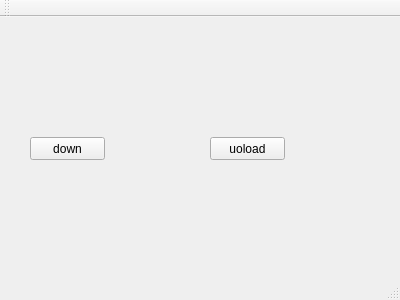
<?xml version="1.0" encoding="UTF-8"?>
<ui version="4.0">
 <class>MainWindow</class>
 <widget class="QMainWindow" name="MainWindow">
  <property name="geometry">
   <rect>
    <x>0</x>
    <y>0</y>
    <width>400</width>
    <height>300</height>
   </rect>
  </property>
  <property name="windowTitle">
   <string>MainWindow</string>
  </property>
  <widget class="QWidget" name="centralWidget">
   <widget class="QPushButton" name="pushButton">
    <property name="geometry">
     <rect>
      <x>30</x>
      <y>120</y>
      <width>75</width>
      <height>23</height>
     </rect>
    </property>
    <property name="text">
     <string>down</string>
    </property>
   </widget>
   <widget class="QPushButton" name="uploadBtn">
    <property name="geometry">
     <rect>
      <x>210</x>
      <y>120</y>
      <width>75</width>
      <height>23</height>
     </rect>
    </property>
    <property name="text">
     <string>uoload</string>
    </property>
   </widget>
  </widget>
  <widget class="QMenuBar" name="menuBar">
   <property name="geometry">
    <rect>
     <x>0</x>
     <y>0</y>
     <width>400</width>
     <height>23</height>
    </rect>
   </property>
  </widget>
  <widget class="QToolBar" name="mainToolBar">
   <attribute name="toolBarArea">
    <enum>TopToolBarArea</enum>
   </attribute>
   <attribute name="toolBarBreak">
    <bool>false</bool>
   </attribute>
  </widget>
  <widget class="QStatusBar" name="statusBar"/>
 </widget>
 <layoutdefault spacing="6" margin="11"/>
 <resources/>
 <connections/>
</ui>
